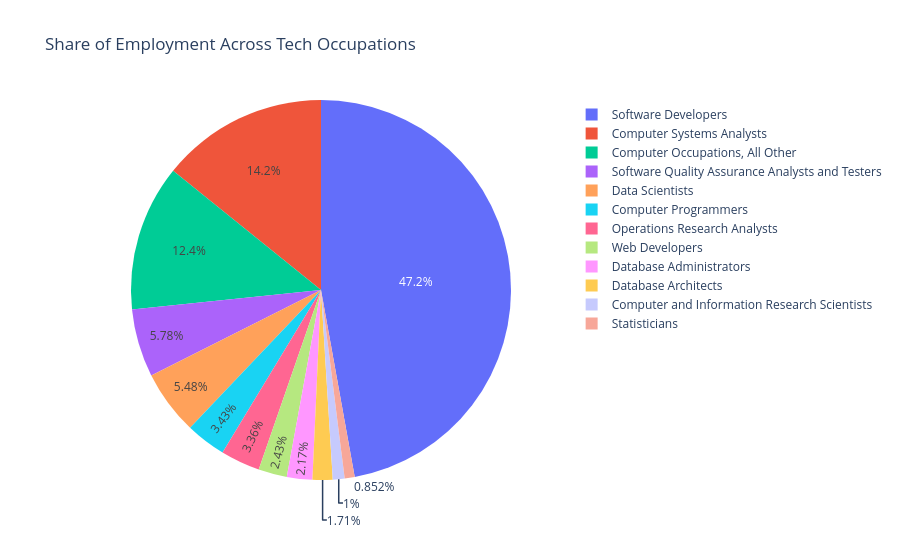

This figure's notebook cell:
### Markdown cell above
## 1. Pie Chart: Share of Employment Across Tech Occupations

- **Objective:** To show how the employment in the occupations I selected is divided between them, and which ones have the most and the fewest workers.
- **Why this visualisation type:** The reason why I chose a pie chart is that it shows each occupation as a share of the whole group. Each slice is one occupation and its size is the number of workers. Using the interactive version, the legend names every slice and I can hover to see the exact numbers, which helps with the small slices.

### Code cell
# pie chart: share of employment by occupation
fig_pie = px.pie(
    national,
    names="OCC_TITLE",
    values="TOT_EMP",
    title="Share of Employment Across Tech Occupations"
)

fig_pie.show()

### Figure 1 — Plotly figure (JSON) as saved in the notebook; plotly's stock layout.template omitted (floating-point values rounded to 4 significant figures)
{"data": [{"domain": {"x": [0, 1], "y": [0, 1]}, "hovertemplate": "OCC_TITLE=%{label}<br>TOT_EMP=%{value}<extra></extra>", "labels": ["Computer Systems Analysts", "Computer and Information Research Scientists", "Database Administrators", "Database Architects", "Computer Programmers", "Software Developers", "Software Quality Assurance Analysts and Testers", "Web Developers", "Computer Occupations, All Other", "Operations Research Analysts", "Statisticians", "Data Scientists"], "legendgroup": "", "name": "", "showlegend": true, "type": "pie", "values": [498800.0, 35210.0, 76140.0, 59920.0, 120400.0, 1657000.0, 203000.0, 85350.0, 437200.0, 117900.0, 29950.0, 192700.0]}], "layout": {"legend": {"tracegroupgap": 0}, "title": {"text": "Share of Employment Across Tech Occupations"}}}
